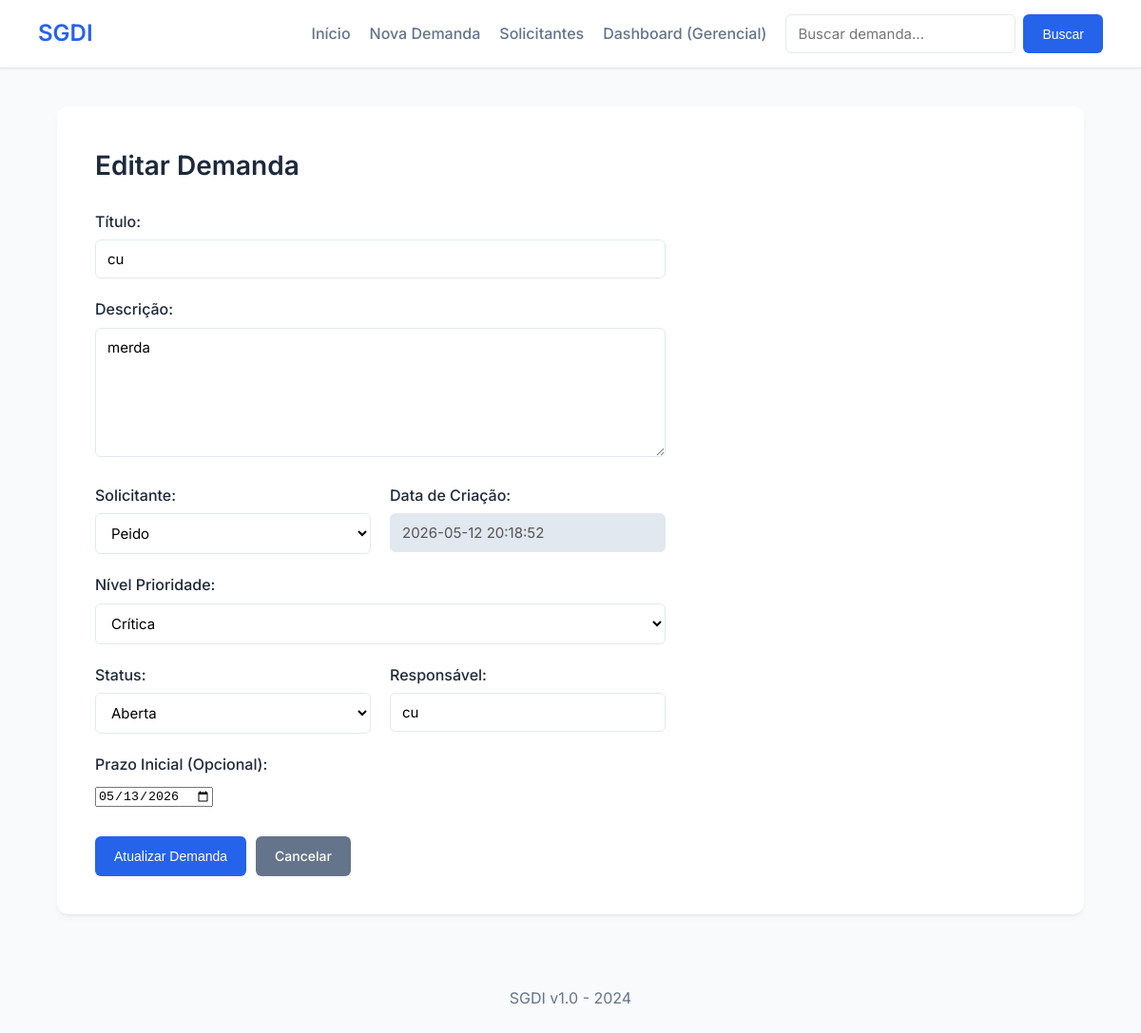
Page /editar/10 on the committed database.
### tables this page shows
CREATE TABLE demandas (
    id INTEGER PRIMARY KEY AUTOINCREMENT,
    titulo TEXT,
    descricao TEXT,
    solicitante TEXT,
    data_criacao TEXT,
    nivel_prioridade TEXT,
    status TEXT,
    responsavel TEXT,
    data_conclusao TEXT,
    prazo TEXT
);

CREATE TABLE solicitantes (
    id INTEGER PRIMARY KEY AUTOINCREMENT,
    nome TEXT,
    senha TEXT
);

### app.py (the view, shortened to what this page needs)
@app.route('/editar/<int:id>', methods=['GET', 'POST'])
def editar(id):
    conn = get_db()
    cursor = conn.cursor()
    demanda = cursor.execute(
        'SELECT * FROM demandas WHERE id=?', (id,)
    ).fetchone()
    solicitantes = cursor.execute('SELECT nome FROM solicitantes ORDER BY nome').fetchall()
    conn.close()
    return render_template('editar.html', demanda=demanda, solicitantes=solicitantes)

### app.py (called while the page is built)
def get_db():
    conn = sqlite3.connect('demandas.db')
    conn.row_factory = sqlite3.Row
    return conn

### templates/editar.html (shortened to what this page needs)
{% extends "base.html" %}
{% block content %}
<h2>Editar Demanda</h2>
<form method="POST" action="/editar/{{ demanda[0] }}" style="max-width: 600px;">
    <div class="form-group">
        <label>Título:</label>
        <input type="text" name="titulo" value="{{ demanda[1] }}" required>
    </div>
    <div class="form-group">
        <label>Descrição:</label>
        <textarea name="descricao" rows="6" required>{{ demanda[2] }}</textarea>
    </div>
    <div class="form-group" style="display: grid; grid-template-columns: 1fr 1fr; gap: 20px;">
        <div>
            <label>Solicitante:</label>
            <select name="solicitante" required>
                {% for s in solicitantes %}
                    <option value="{{ s['nome'] }}" {% if demanda[3] == s['nome'] %} selected {% endif %}>{{ s['nome'] }}</option>
                {% endfor %}
            </select>
        </div>
        <div>
            <label>Data de Criação:</label>
            <input type="text" value="{{ demanda[4] }}" disabled style="background-color: #e2e8f0; cursor: not-allowed;">
        </div>
    </div>
    <div class="form-group">
        <label>Nível Prioridade:</label>
        <select name="prioridade" required>
            <option value="Crítica" {% if demanda[5] == 'Crítica' %} selected {% endif %}>Crítica</option>
        </select>
    </div>
    <div class="form-group" style="display: grid; grid-template-columns: 1fr 1fr; gap: 20px;">
        <div>
            <label>Status:</label>
            <select name="status" required>
                <option value="Aberta" {% if demanda[6] == 'Aberta' %} selected {% endif %}>Aberta</option>
            </select>
        </div>
        <div>
            <label>Responsável:</label>
            <input type="text" name="responsavel" value="{{ demanda[7] if demanda[7] else '' }}" placeholder="Nome do responsável">
        </div>
    </div>
    <div class="form-group">
        <label>Prazo Inicial (Opcional):</label>
        <input type="date" name="prazo" value="{{ demanda[9][:10] if demanda[9] else '' }}">
    </div>
    <div style="margin-top: 30px; display: flex; gap: 10px;">
        <button type="submit">Atualizar Demanda</button>
        <a href="/" class="btn btn-secondary">Cancelar</a>
    </div>
</form>
{% endblock %}

### static/style.css (style rules this page uses)
:root { --primary-color: #2563eb; --primary-hover: #1d4ed8; --bg-color: #f8fafc; --card-bg: #ffffff; --text-main: #1e293b; --text-muted: #64748b; --border-color: #e2e8f0; --danger-color: #ef4444; --danger-hover: #dc2626; --success-color: #10b981; --warning-color: #f59e0b; }
body { font-family: 'Inter', sans-serif; background-color: var(--bg-color); color: var(--text-main); padding: 0; margin: 0; line-height: 1.6; display: flex; flex-direction: column; min-height: 100vh; }
h2 { margin-top: 0; color: var(--text-main); font-size: 28px; margin-bottom: 24px; font-weight: 600; }
button, .btn { background-color: var(--primary-color); color: white; padding: 10px 20px; border: none; border-radius: 6px; cursor: pointer; font-weight: 500; font-size: 14px; transition: background-color 0.2s, transform 0.1s; text-decoration: none; display: inline-block; }
button[type="button"], .btn-secondary { background-color: var(--text-muted); }
form .form-group { margin-bottom: 20px; }
form label { display: block; margin-bottom: 6px; font-weight: 500; color: var(--text-main); }
input[type="text"], textarea, select { width: 100%; padding: 10px 12px; border: 1px solid var(--border-color); border-radius: 6px; font-size: 15px; font-family: inherit; box-sizing: border-box; transition: border-color 0.2s; background-color: #fff; }

### rows in the picture
demandas: titulo "cu", descricao "merda", solicitante "Peido", data_criacao "2026-05-12 20:18:52", prioridade "Crítica", status "Aberta", responsavel "cu", prazo "05/13/2026"
